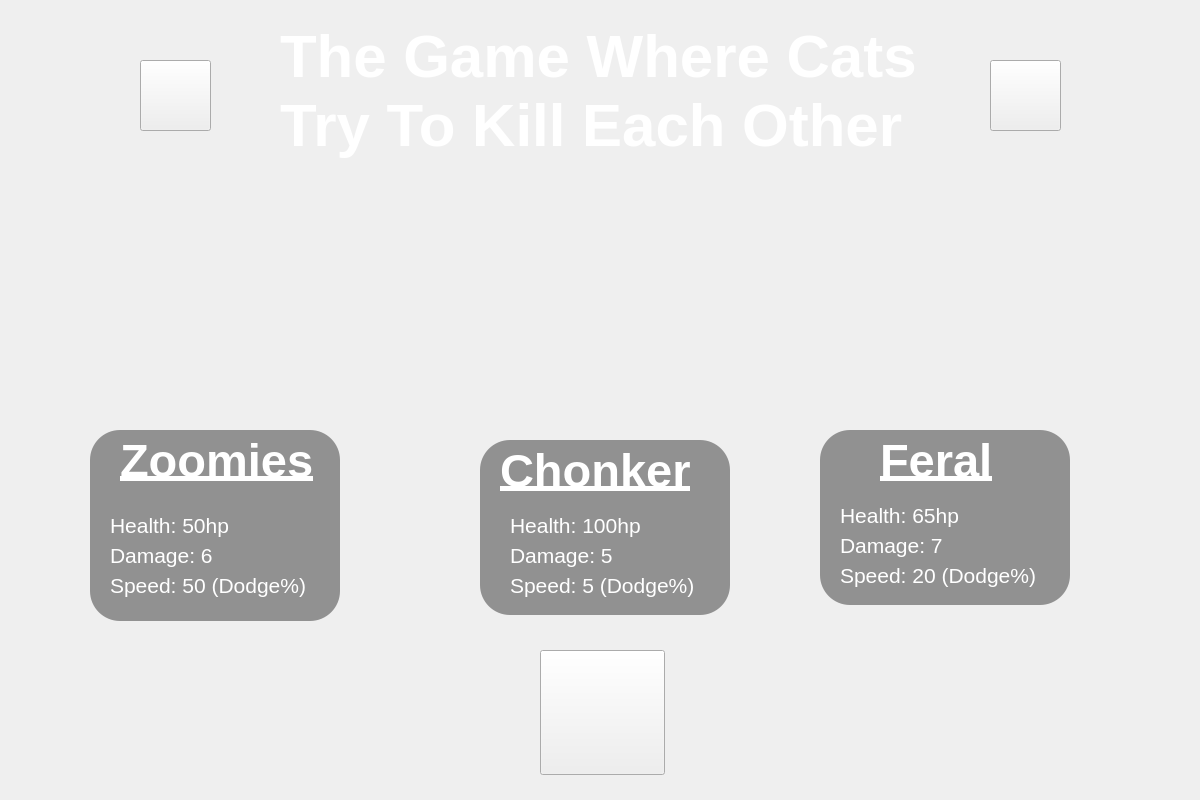
<?xml version="1.0" encoding="UTF-8"?>
<ui version="4.0">
 <class>SelectionWindow</class>
 <widget class="QWidget" name="SelectionWindow">
  <property name="geometry">
   <rect>
    <x>0</x>
    <y>0</y>
    <width>1200</width>
    <height>800</height>
   </rect>
  </property>
  <property name="sizePolicy">
   <sizepolicy hsizetype="Maximum" vsizetype="Maximum">
    <horstretch>0</horstretch>
    <verstretch>0</verstretch>
   </sizepolicy>
  </property>
  <property name="minimumSize">
   <size>
    <width>100</width>
    <height>100</height>
   </size>
  </property>
  <property name="windowTitle">
   <string>Form</string>
  </property>
  <widget class="QLabel" name="gameTitle">
   <property name="geometry">
    <rect>
     <x>280</x>
     <y>10</y>
     <width>661</width>
     <height>161</height>
    </rect>
   </property>
   <property name="font">
    <font>
     <pointsize>45</pointsize>
     <bold>true</bold>
    </font>
   </property>
   <property name="styleSheet">
    <string notr="true">color: rgb(255, 255, 255);</string>
   </property>
   <property name="text">
    <string>The Game Where Cats 
Try To Kill Each Other</string>
   </property>
  </widget>
  <widget class="QPushButton" name="backButton">
   <property name="geometry">
    <rect>
     <x>140</x>
     <y>60</y>
     <width>71</width>
     <height>71</height>
    </rect>
   </property>
   <property name="styleSheet">
    <string notr="true">border-image: url(:/cats/resources/white_arrow.png);</string>
   </property>
   <property name="text">
    <string/>
   </property>
  </widget>
  <widget class="QPushButton" name="infoButton">
   <property name="geometry">
    <rect>
     <x>990</x>
     <y>60</y>
     <width>71</width>
     <height>71</height>
    </rect>
   </property>
   <property name="styleSheet">
    <string notr="true">border-image: url(:/cats/resources/info.png);</string>
   </property>
   <property name="text">
    <string/>
   </property>
  </widget>
  <widget class="QPushButton" name="chonkerButton">
   <property name="geometry">
    <rect>
     <x>420</x>
     <y>130</y>
     <width>350</width>
     <height>350</height>
    </rect>
   </property>
   <property name="sizePolicy">
    <sizepolicy hsizetype="Maximum" vsizetype="Maximum">
     <horstretch>0</horstretch>
     <verstretch>0</verstretch>
    </sizepolicy>
   </property>
   <property name="styleSheet">
    <string notr="true">border-image: url(:/cats/resources/Chonker.png);
</string>
   </property>
   <property name="text">
    <string/>
   </property>
   <property name="iconSize">
    <size>
     <width>1000</width>
     <height>1000</height>
    </size>
   </property>
   <property name="checkable">
    <bool>false</bool>
   </property>
   <property name="checked">
    <bool>false</bool>
   </property>
   <property name="autoRepeat">
    <bool>false</bool>
   </property>
   <property name="autoExclusive">
    <bool>false</bool>
   </property>
   <property name="autoDefault">
    <bool>false</bool>
   </property>
   <property name="default">
    <bool>false</bool>
   </property>
   <property name="flat">
    <bool>true</bool>
   </property>
  </widget>
  <widget class="QPushButton" name="zoomiesButton">
   <property name="geometry">
    <rect>
     <x>50</x>
     <y>130</y>
     <width>340</width>
     <height>350</height>
    </rect>
   </property>
   <property name="font">
    <font>
     <italic>false</italic>
     <bold>false</bold>
     <underline>false</underline>
     <strikeout>false</strikeout>
    </font>
   </property>
   <property name="styleSheet">
    <string notr="true">border-image: url(:/cats/resources/Zoomies.png);</string>
   </property>
   <property name="text">
    <string/>
   </property>
   <property name="flat">
    <bool>true</bool>
   </property>
  </widget>
  <widget class="QPushButton" name="feralButton">
   <property name="geometry">
    <rect>
     <x>780</x>
     <y>130</y>
     <width>350</width>
     <height>350</height>
    </rect>
   </property>
   <property name="sizePolicy">
    <sizepolicy hsizetype="Fixed" vsizetype="Fixed">
     <horstretch>0</horstretch>
     <verstretch>0</verstretch>
    </sizepolicy>
   </property>
   <property name="styleSheet">
    <string notr="true">border-image: url(:/cats/resources/Feral.png);</string>
   </property>
   <property name="text">
    <string/>
   </property>
   <property name="flat">
    <bool>true</bool>
   </property>
  </widget>
  <widget class="QLabel" name="labelZoomies">
   <property name="geometry">
    <rect>
     <x>120</x>
     <y>430</y>
     <width>201</width>
     <height>61</height>
    </rect>
   </property>
   <property name="font">
    <font>
     <pointsize>35</pointsize>
     <bold>true</bold>
     <underline>true</underline>
    </font>
   </property>
   <property name="styleSheet">
    <string notr="true">color: rgb(255, 255, 255);</string>
   </property>
   <property name="text">
    <string>Zoomies</string>
   </property>
  </widget>
  <widget class="QLabel" name="labelChonker">
   <property name="geometry">
    <rect>
     <x>500</x>
     <y>440</y>
     <width>201</width>
     <height>61</height>
    </rect>
   </property>
   <property name="font">
    <font>
     <pointsize>35</pointsize>
     <bold>true</bold>
     <underline>true</underline>
    </font>
   </property>
   <property name="styleSheet">
    <string notr="true">color: rgb(255, 255, 255);</string>
   </property>
   <property name="text">
    <string>Chonker</string>
   </property>
  </widget>
  <widget class="QLabel" name="labelFeral">
   <property name="geometry">
    <rect>
     <x>880</x>
     <y>430</y>
     <width>121</width>
     <height>61</height>
    </rect>
   </property>
   <property name="font">
    <font>
     <pointsize>35</pointsize>
     <bold>true</bold>
     <underline>true</underline>
    </font>
   </property>
   <property name="styleSheet">
    <string notr="true">color: rgb(255, 255, 255);</string>
   </property>
   <property name="text">
    <string>Feral</string>
   </property>
  </widget>
  <widget class="QLabel" name="healthZoomies">
   <property name="geometry">
    <rect>
     <x>110</x>
     <y>510</y>
     <width>141</width>
     <height>31</height>
    </rect>
   </property>
   <property name="font">
    <font>
     <pointsize>16</pointsize>
    </font>
   </property>
   <property name="styleSheet">
    <string notr="true">color: rgb(255, 255, 255);</string>
   </property>
   <property name="text">
    <string>Health: 50hp</string>
   </property>
  </widget>
  <widget class="QLabel" name="damageZoomies">
   <property name="geometry">
    <rect>
     <x>110</x>
     <y>540</y>
     <width>171</width>
     <height>31</height>
    </rect>
   </property>
   <property name="font">
    <font>
     <pointsize>16</pointsize>
    </font>
   </property>
   <property name="styleSheet">
    <string notr="true">color: rgb(255, 255, 255);</string>
   </property>
   <property name="text">
    <string>Damage: 6</string>
   </property>
  </widget>
  <widget class="QLabel" name="speedZoomies">
   <property name="geometry">
    <rect>
     <x>110</x>
     <y>570</y>
     <width>201</width>
     <height>31</height>
    </rect>
   </property>
   <property name="font">
    <font>
     <pointsize>16</pointsize>
    </font>
   </property>
   <property name="styleSheet">
    <string notr="true">color: rgb(255, 255, 255);</string>
   </property>
   <property name="text">
    <string>Speed: 50 (Dodge%)</string>
   </property>
  </widget>
  <widget class="QLabel" name="speedChonker">
   <property name="geometry">
    <rect>
     <x>510</x>
     <y>570</y>
     <width>201</width>
     <height>31</height>
    </rect>
   </property>
   <property name="font">
    <font>
     <pointsize>16</pointsize>
    </font>
   </property>
   <property name="styleSheet">
    <string notr="true">color: rgb(255, 255, 255);</string>
   </property>
   <property name="text">
    <string>Speed: 5 (Dodge%)</string>
   </property>
  </widget>
  <widget class="QLabel" name="healthChonker">
   <property name="geometry">
    <rect>
     <x>510</x>
     <y>510</y>
     <width>141</width>
     <height>31</height>
    </rect>
   </property>
   <property name="font">
    <font>
     <pointsize>16</pointsize>
    </font>
   </property>
   <property name="styleSheet">
    <string notr="true">color: rgb(255, 255, 255);</string>
   </property>
   <property name="text">
    <string>Health: 100hp</string>
   </property>
  </widget>
  <widget class="QLabel" name="damageChonker">
   <property name="geometry">
    <rect>
     <x>510</x>
     <y>540</y>
     <width>171</width>
     <height>31</height>
    </rect>
   </property>
   <property name="font">
    <font>
     <pointsize>16</pointsize>
    </font>
   </property>
   <property name="styleSheet">
    <string notr="true">color: rgb(255, 255, 255);</string>
   </property>
   <property name="text">
    <string>Damage: 5</string>
   </property>
  </widget>
  <widget class="QLabel" name="speedFeral">
   <property name="geometry">
    <rect>
     <x>840</x>
     <y>560</y>
     <width>201</width>
     <height>31</height>
    </rect>
   </property>
   <property name="font">
    <font>
     <pointsize>16</pointsize>
    </font>
   </property>
   <property name="styleSheet">
    <string notr="true">color: rgb(255, 255, 255);</string>
   </property>
   <property name="text">
    <string>Speed: 20 (Dodge%)</string>
   </property>
  </widget>
  <widget class="QLabel" name="healthFeral">
   <property name="geometry">
    <rect>
     <x>840</x>
     <y>500</y>
     <width>141</width>
     <height>31</height>
    </rect>
   </property>
   <property name="font">
    <font>
     <pointsize>16</pointsize>
    </font>
   </property>
   <property name="styleSheet">
    <string notr="true">color: rgb(255, 255, 255);</string>
   </property>
   <property name="text">
    <string>Health: 65hp</string>
   </property>
  </widget>
  <widget class="QLabel" name="damageFeral">
   <property name="geometry">
    <rect>
     <x>840</x>
     <y>530</y>
     <width>171</width>
     <height>31</height>
    </rect>
   </property>
   <property name="font">
    <font>
     <pointsize>16</pointsize>
    </font>
   </property>
   <property name="styleSheet">
    <string notr="true">color: rgb(255, 255, 255);</string>
   </property>
   <property name="text">
    <string>Damage: 7</string>
   </property>
  </widget>
  <widget class="QPushButton" name="playButton">
   <property name="geometry">
    <rect>
     <x>540</x>
     <y>650</y>
     <width>125</width>
     <height>125</height>
    </rect>
   </property>
   <property name="font">
    <font>
     <pointsize>50</pointsize>
    </font>
   </property>
   <property name="styleSheet">
    <string notr="true">border-image: url(:/cats/resources/play.png);</string>
   </property>
   <property name="text">
    <string/>
   </property>
  </widget>
  <widget class="QLabel" name="background">
   <property name="geometry">
    <rect>
     <x>0</x>
     <y>0</y>
     <width>1200</width>
     <height>800</height>
    </rect>
   </property>
   <property name="styleSheet">
    <string notr="true">border-image: url(:/cats/resources/cloudyskie.jpg);</string>
   </property>
   <property name="text">
    <string/>
   </property>
  </widget>
  <widget class="QLabel" name="backgroundChonker">
   <property name="geometry">
    <rect>
     <x>480</x>
     <y>440</y>
     <width>250</width>
     <height>175</height>
    </rect>
   </property>
   <property name="styleSheet">
    <string notr="true">background-color: rgba(0, 0, 0, 100);
border-radius: 30px;</string>
   </property>
   <property name="text">
    <string/>
   </property>
  </widget>
  <widget class="QLabel" name="backgroundFeral">
   <property name="geometry">
    <rect>
     <x>820</x>
     <y>430</y>
     <width>250</width>
     <height>175</height>
    </rect>
   </property>
   <property name="styleSheet">
    <string notr="true">background-color: rgba(0, 0, 0, 100);
border-radius: 30px;</string>
   </property>
   <property name="text">
    <string/>
   </property>
  </widget>
  <widget class="QLabel" name="backgroundZoomies">
   <property name="geometry">
    <rect>
     <x>90</x>
     <y>430</y>
     <width>250</width>
     <height>191</height>
    </rect>
   </property>
   <property name="styleSheet">
    <string notr="true">background-color: rgba(0, 0, 0, 100);
border-radius: 30px;</string>
   </property>
   <property name="text">
    <string/>
   </property>
  </widget>
  <zorder>background</zorder>
  <zorder>backgroundZoomies</zorder>
  <zorder>backgroundFeral</zorder>
  <zorder>backgroundChonker</zorder>
  <zorder>chonkerButton</zorder>
  <zorder>gameTitle</zorder>
  <zorder>backButton</zorder>
  <zorder>infoButton</zorder>
  <zorder>zoomiesButton</zorder>
  <zorder>feralButton</zorder>
  <zorder>labelZoomies</zorder>
  <zorder>labelChonker</zorder>
  <zorder>labelFeral</zorder>
  <zorder>healthZoomies</zorder>
  <zorder>damageZoomies</zorder>
  <zorder>speedZoomies</zorder>
  <zorder>speedChonker</zorder>
  <zorder>healthChonker</zorder>
  <zorder>damageChonker</zorder>
  <zorder>speedFeral</zorder>
  <zorder>healthFeral</zorder>
  <zorder>damageFeral</zorder>
  <zorder>playButton</zorder>
 </widget>
 <resources/>
 <connections/>
</ui>
